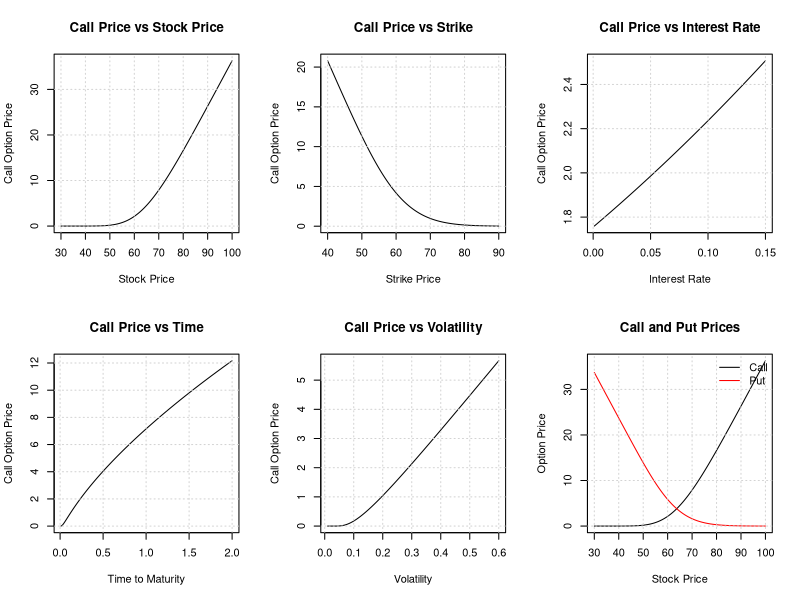
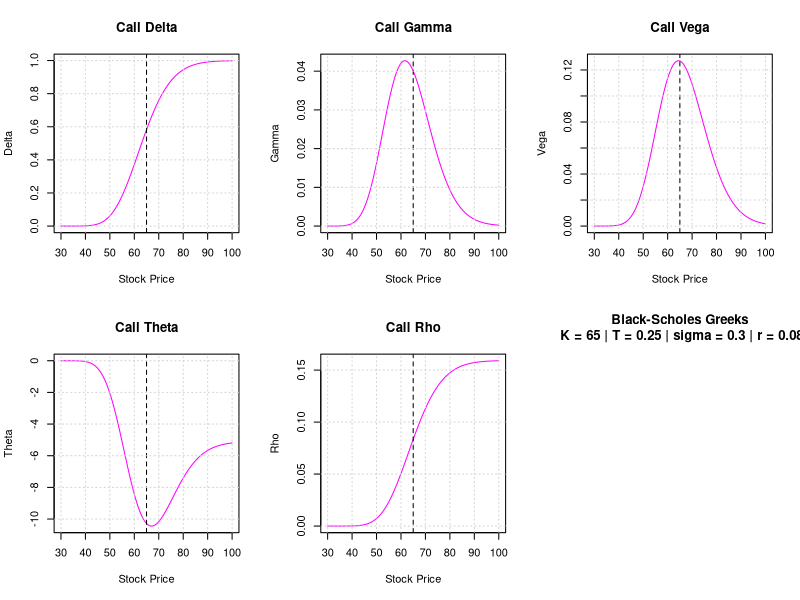

R code for these plots, in order:
# ============================================================
# BLACK-SCHOLES OPTION PRICING AND GREEKS
# ============================================================

black_scholes <- function(S, X, r, T, sigma) {
  
  # Black-Scholes parameters
  d1 <- (log(S / X) + (r + sigma^2 / 2) * T) / (sigma * sqrt(T))
  d2 <- d1 - sigma * sqrt(T)
  
  # ----------------------------------------------------------
  # OPTION PRICES
  # ----------------------------------------------------------
  
  Call <- S * pnorm(d1) -
    X * exp(-r * T) * pnorm(d2)
  
  Put <- X * exp(-r * T) * pnorm(-d2) -
    S * pnorm(-d1)
  
  # ----------------------------------------------------------
  # GREEKS - CALL OPTION
  # ----------------------------------------------------------
  
  # Delta: sensitivity to underlying price
  Delta <- pnorm(d1)
  
  # Gamma: sensitivity of Delta to underlying price
  Gamma <- dnorm(d1) / (S * sigma * sqrt(T))
  
  # Vega: sensitivity to volatility
  # Division by 100 -> sensitivity to a 1 percentage point change in volatility
  Vega <- S * dnorm(d1) * sqrt(T) / 100
  
  # Theta: sensitivity to passage of time
  # Annual Theta
  Theta <- -(S * dnorm(d1) * sigma) / (2 * sqrt(T)) -
    r * X * exp(-r * T) * pnorm(d2)
  
  # Rho: sensitivity to interest rate
  # Division by 100 -> sensitivity to a 1 percentage point change in r
  Rho <- X * T * exp(-r * T) * pnorm(d2) / 100
  
  # Return results
  return(list(
    call_option = Call,
    put_option  = Put,
    delta       = Delta,
    gamma       = Gamma,
    vega        = Vega,
    theta       = Theta,
    rho         = Rho
  ))
}


# ============================================================
# INPUT PARAMETERS
# ============================================================

S <- 60
X <- 65
r <- 0.08
T <- 0.25
sigma <- 0.30


# Ranges used for sensitivity analysis

S_i <- seq(30, 100, by = 0.1)

X_i <- seq(40, 90, by = 0.1)

r_i <- seq(0.001, 0.15, by = 0.001)

T_i <- seq(0.01, 2, by = 0.01)

sigma_i <- seq(0.01, 0.60, by = 0.001)


# ============================================================
# BASE CASE
# ============================================================

output <- black_scholes(
  S = S,
  X = X,
  r = r,
  T = T,
  sigma = sigma
)

print(output)


# ============================================================
# SENSITIVITY ANALYSIS
# ============================================================

output_S <- black_scholes(
  S = S_i,
  X = X,
  r = r,
  T = T,
  sigma = sigma
)

output_X <- black_scholes(
  S = S,
  X = X_i,
  r = r,
  T = T,
  sigma = sigma
)

output_r <- black_scholes(
  S = S,
  X = X,
  r = r_i,
  T = T,
  sigma = sigma
)

output_T <- black_scholes(
  S = S,
  X = X,
  r = r,
  T = T_i,
  sigma = sigma
)

output_sigma <- black_scholes(
  S = S,
  X = X,
  r = r,
  T = T,
  sigma = sigma_i
)


# ============================================================
# OPTION PRICE SENSITIVITY CHARTS
# ============================================================

par(mfrow = c(2, 3))

# Call price vs underlying price
plot(
  S_i,
  output_S$call_option,
  type = "l",
  xlab = "Stock Price",
  ylab = "Call Option Price",
  main = "Call Price vs Stock Price"
)
grid()


# Call price vs strike price
plot(
  X_i,
  output_X$call_option,
  type = "l",
  xlab = "Strike Price",
  ylab = "Call Option Price",
  main = "Call Price vs Strike"
)
grid()


# Call price vs interest rate
plot(
  r_i,
  output_r$call_option,
  type = "l",
  xlab = "Interest Rate",
  ylab = "Call Option Price",
  main = "Call Price vs Interest Rate"
)
grid()


# Call price vs time to maturity
plot(
  T_i,
  output_T$call_option,
  type = "l",
  xlab = "Time to Maturity",
  ylab = "Call Option Price",
  main = "Call Price vs Time"
)
grid()


# Call price vs volatility
plot(
  sigma_i,
  output_sigma$call_option,
  type = "l",
  xlab = "Volatility",
  ylab = "Call Option Price",
  main = "Call Price vs Volatility"
)
grid()


# Call and Put prices vs underlying price
plot(
  S_i,
  output_S$call_option,
  type = "l",
  xlab = "Stock Price",
  ylab = "Option Price",
  main = "Call and Put Prices"
)

lines(
  S_i,
  output_S$put_option,
  col = "red"
)

legend(
  "topright",
  legend = c("Call", "Put"),
  col = c("black", "red"),
  lty = 1,
  bty = "n"
)

grid()


# ============================================================
# GREEKS VS UNDERLYING PRICE
# ============================================================

par(mfrow = c(2, 3))


# DELTA
plot(
  S_i,
  output_S$delta,
  type = "l",
  col = "magenta",
  xlab = "Stock Price",
  ylab = "Delta",
  main = "Call Delta"
)

abline(v = X, lty = 2)
grid()


# GAMMA
plot(
  S_i,
  output_S$gamma,
  type = "l",
  col = "magenta",
  xlab = "Stock Price",
  ylab = "Gamma",
  main = "Call Gamma"
)

abline(v = X, lty = 2)
grid()


# VEGA
plot(
  S_i,
  output_S$vega,
  type = "l",
  col = "magenta",
  xlab = "Stock Price",
  ylab = "Vega",
  main = "Call Vega"
)

abline(v = X, lty = 2)
grid()


# THETA
plot(
  S_i,
  output_S$theta,
  type = "l",
  col = "magenta",
  xlab = "Stock Price",
  ylab = "Theta",
  main = "Call Theta"
)

abline(v = X, lty = 2)
grid()


# RHO
plot(
  S_i,
  output_S$rho,
  type = "l",
  col = "magenta",
  xlab = "Stock Price",
  ylab = "Rho",
  main = "Call Rho"
)

abline(v = X, lty = 2)
grid()


# Empty sixth panel
plot.new()

title(
  main = paste(
    "Black-Scholes Greeks\n",
    "K =", X,
    "| T =", T,
    "| sigma =", sigma,
    "| r =", r
  )
)


# ============================================================
# RESET GRAPHICAL PARAMETERS
# ============================================================

par(mfrow = c(1, 1))
